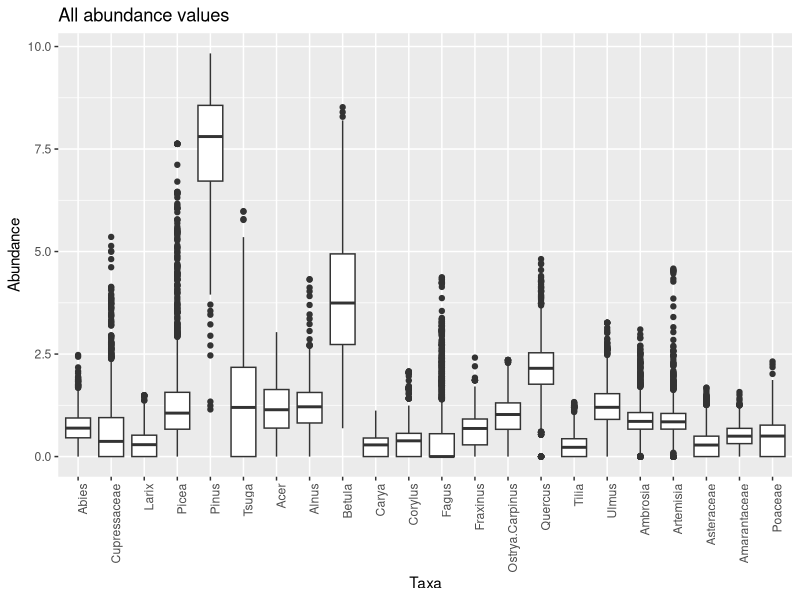
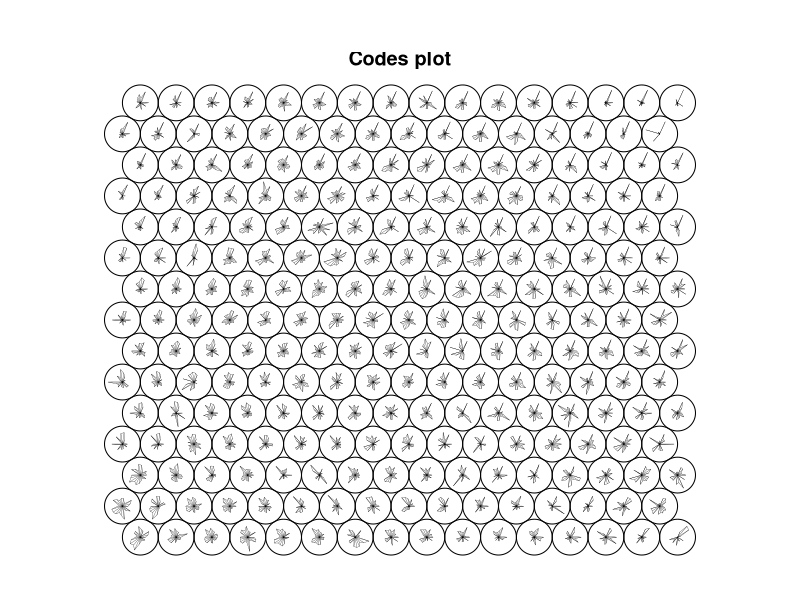
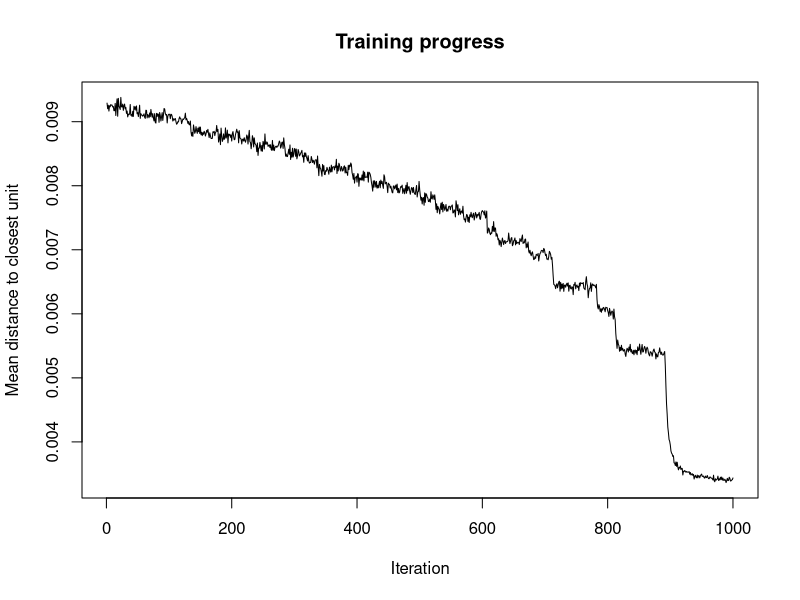
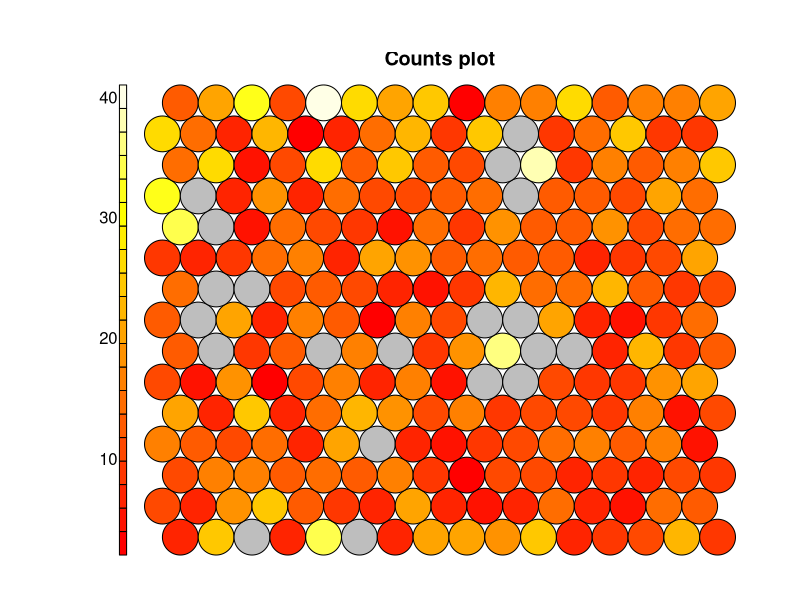
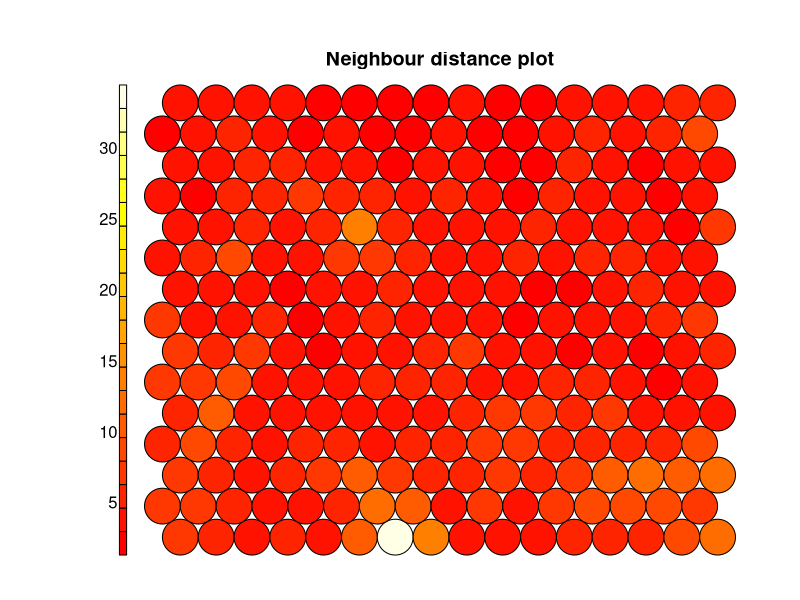
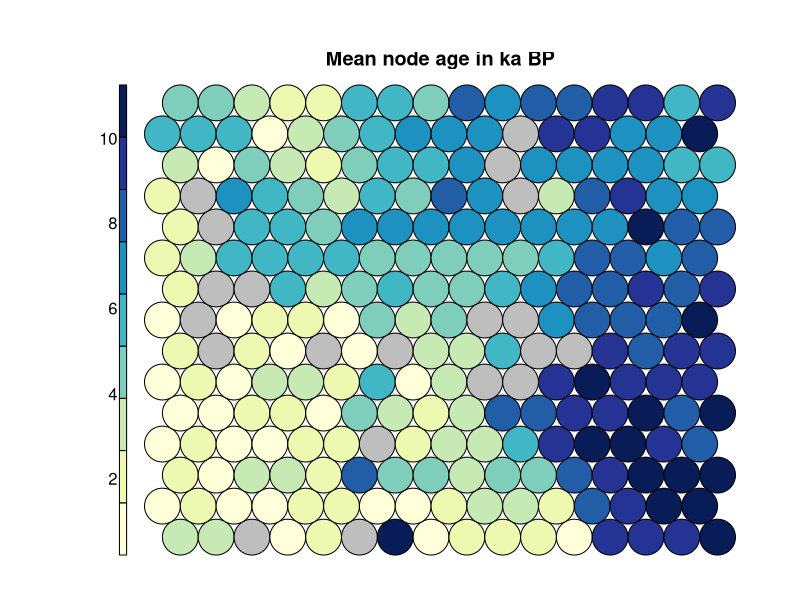
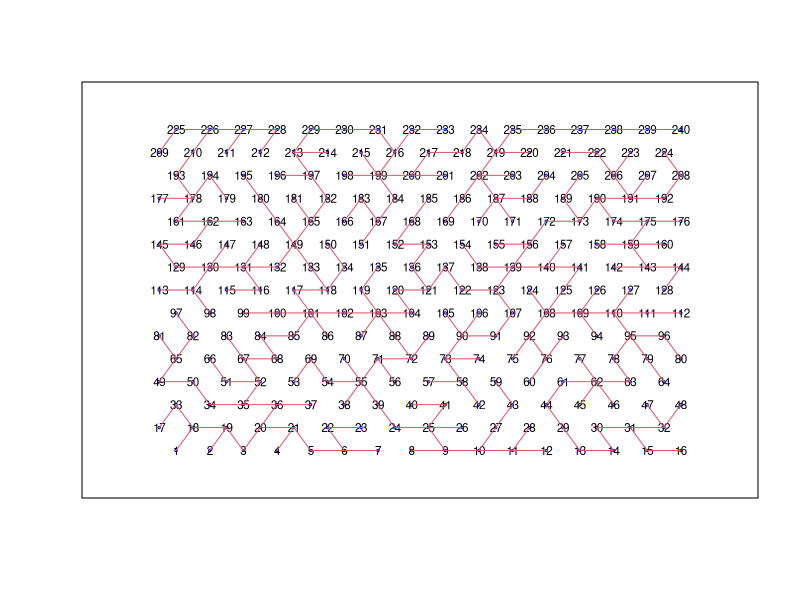
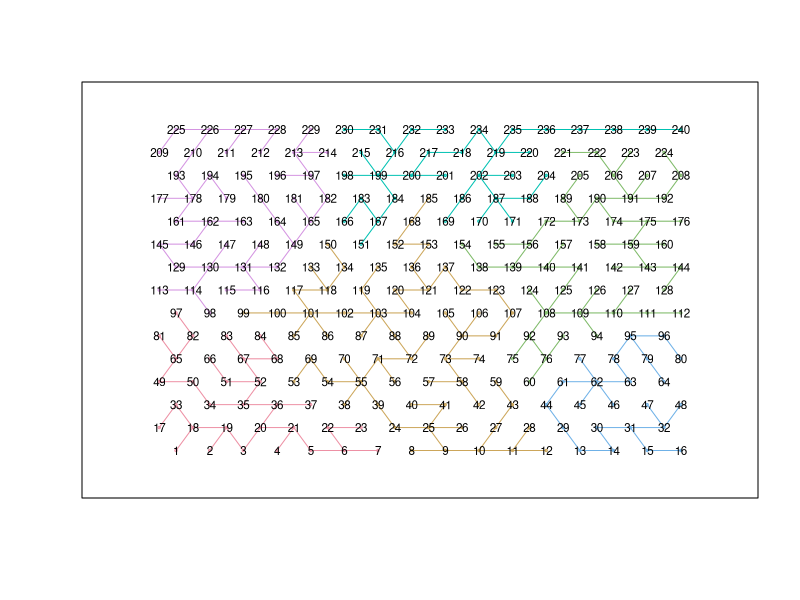

Source code (R) for these figures, in order:
## ---- chunk 1
set.seed(3980)

require(spdep)
require(kohonen)
require(RColorBrewer)
require(ggplot2)
require(reshape2)
## ---- chunk 2
gl <- read.csv("./Data/GreatLakesAll_500.csv")
sitesf <- as.factor(substr(gl$Sample,0,4))
ages <- gl$YrBP
## ---- chunk 3
poll <- gl[,3:24]
pollSum <- apply(poll,1,sum)
poll <- poll/pollSum*100
poll.s<- sqrt(poll)
## ---- chunk 4
plot.df = melt(poll.s, variable.name = "Taxa", value.name = "Abundance")
x = ggplot(plot.df, aes(x=Taxa, y=Abundance)) + geom_boxplot() 
x = x + ggtitle("All abundance values") + theme(axis.text.x = element_text(angle = 90, hjust = 1))
print(x)
## ---- chunk 5
gridX<-16
gridY<-15
grid.som <-somgrid(gridX, gridY, "hexagonal")
## ---- chunk 6
poll.som <- som(as.matrix(poll.s), grid = grid.som, rlen=1000)
plot(poll.som, codeRendering="stars")
## ---- chunk 7
plot(poll.som, type="changes")
## ---- chunk 8
plot(poll.som, type="counts")
## ---- chunk 9
plot(poll.som, type="dist.neighbours")
## ---- chunk 10
myRCBage = function(n, pal="YlGnBu") {
  brewer.pal(n, pal)
}
nnodes = gridX*gridY
nodeAge = rep(NA, nnodes)
for (i in 1:nnodes) {
  nodeID = which(poll.som$unit.classif == i)
  if (length(nodeID) >0) {
    nodeAge[i] = mean(ages[nodeID])
  }
}

plot(poll.som, type="property", property=nodeAge/1000, main="Mean node age in ka BP",
     palette.name=myRCBage, ncolors=9)
#add.cluster.boundaries(poll.som, poll.som.kmean$cluster)
## ---- chunk 11
som.nb = graph2nb(gabrielneigh(grid.som$pts),sym=TRUE)
#plot(som.nb, grid.som$pts)
## ---- chunk 12
lcosts <- nbcosts(som.nb, poll.som$codes[[1]])
nb.w <- nb2listw(som.nb, lcosts, style="B")
## ---- chunk 13
nbclus = 6
som.mst <- mstree(nb.w,nbclus-1)
plot(som.mst, grid.som$pts, col=2,       
     cex.lab=.7, cex.circles=0.035, fg="blue")
## ---- chunk 14
som.skat <- skater(som.mst[,1:2], poll.som$codes[[1]], ncuts=(nbclus-1))
som.clus = som.skat$groups
table(som.clus)
## ---- chunk 15
plot(som.skat, grid.som$pts, cex.circles=0.035, cex.lab=.7)
## ---- chunk 16
myRCBcls = function(n, pal="Dark2") {
  brewer.pal(n, pal)
}
plot(poll.som, type="property", property=as.numeric(som.clus), main="Cluster map", 
     palette.name=myRCBcls, ncolors=nbclus, heatkeywidth = .5)
add.cluster.boundaries(poll.som, som.clus)
## ---- chunk 17
plot.df = cbind(melt(poll.som$codes[[1]], varnames = c("Grid","Taxa"),
                     value.name = "Score"), Clus=as.factor(rep(som.clus, 22)))

x = ggplot(plot.df, aes(x=Taxa, y=Score, fill=Clus)) + geom_boxplot() + facet_wrap(~Clus)
x = x + ggtitle("All abundance values") + theme(axis.text.x = element_text(angle = 90, hjust = 1))
print(x)
## ---- chunk 18
plot.df = data.frame(age=nodeAge, cluster=as.factor(som.clus))
x = ggplot(plot.df, aes(x=reorder(cluster, age*-1, FUN=median, na.rm=TRUE), y=age, fill=cluster)) + geom_boxplot()
x = x + theme_bw() + scale_x_discrete("Cluster") + scale_y_continuous("Age BP")
x = x + ggtitle("Cluster occurrence by age")
print(x)
## ---- chunk 19
myRCBpol = function(n, pal="Greens") {
  brewer.pal(n, pal)
}
taxNames = names(poll)
for (i in 1:length(taxNames)) {
  plot(poll.som, type="property", property=poll.som$codes[[1]][,taxNames[i]], main=taxNames[i], 
       palette.name=myRCBpol, ncolors=9)
  add.cluster.boundaries(poll.som, som.clus)
}
## ---- chunk 20
# allsites = unique(sitesf)
# for (i in 1:length(allsites)) {
#   siteID= which(sitesf==allsites[i])
#   plot(poll.som, type="dist.neighbours", keepMargins=TRUE, main=allsites[i])
#   add.cluster.boundaries(poll.som, som.clus)
#   site.crd <- poll.som$grid$pts[poll.som$unit.classif,][siteID,]
#   lines(site.crd, lwd=2)
#   points(jitter(site.crd))
# }
